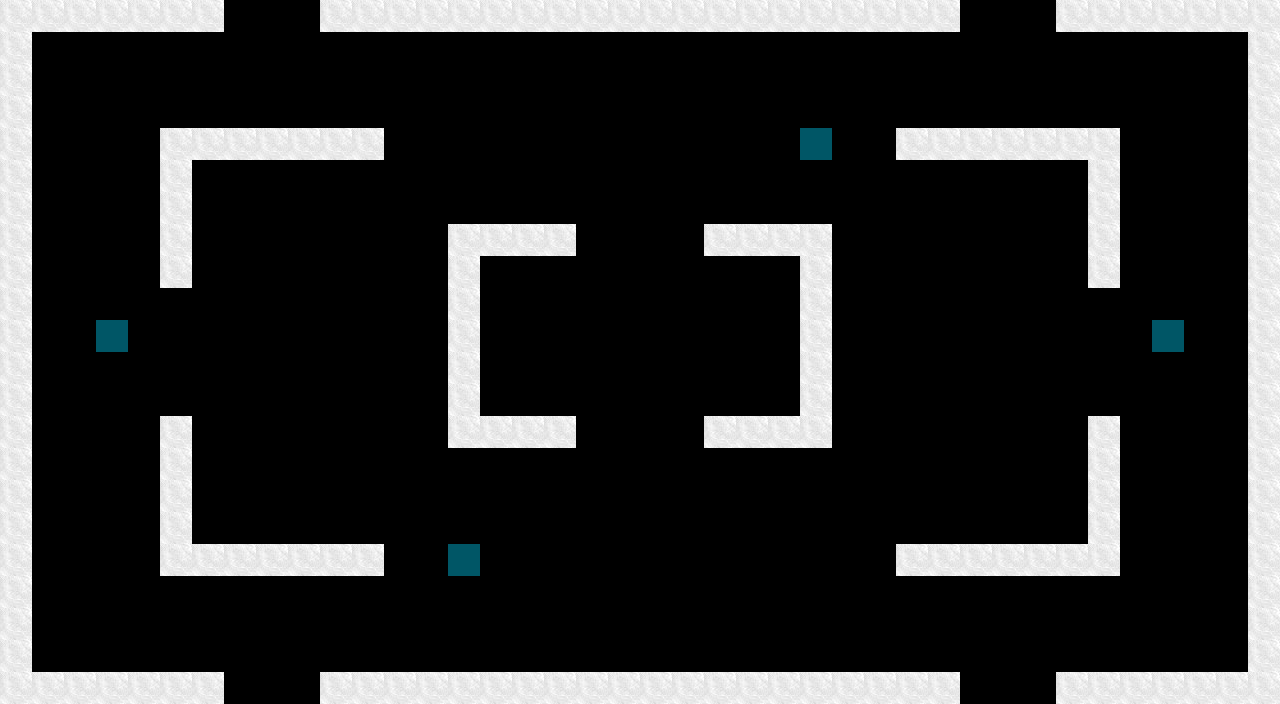

Tiled map render using the project's own tile images. Description and the map definition, with tile-layer contents summarised, below:
An orthogonal 40x22 tile map with 32x32 px tiles, 2 tile layers (walls, spawn-points).

<map version="1.0" orientation="orthogonal" renderorder="right-down" width="40" height="22" tilewidth="32" tileheight="32" nextobjectid="1">
 <tileset firstgid="1" source="tileset.tsx" />
 <layer name="walls" width="40" height="22">
  <data>[880 cells, 178 non-empty, 1 distinct tile ids]</data>
 </layer>
 <layer name="spawn-points" width="40" height="22">
  <data>[880 cells, 4 non-empty, 1 distinct tile ids]</data>
 </layer>
</map>